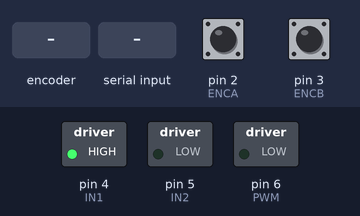
Simulated run of this sketch. Board: Arduino Uno, built with avr-gcc and run on an emulated ATmega328P. On the bench: switched loads named in the sketch (green lamp = pin HIGH). The test bench sets the inputs (shaded band); at power-on: pin 2 (ENCA) HIGH, pin 3 (ENCB) HIGH. What the sketch prints to the serial monitor is not drawn.

Above: at 1.2 s.
1.3 s: rotary encoder on pin 2 (ENCA) / pin 3 (ENCB) turned 1 step (first pin leading)
At 2.1 s:
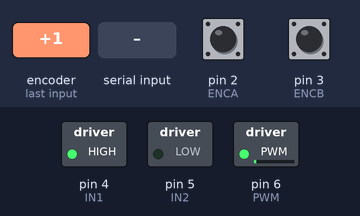
4.5 s: "90,45\n" received over Serial
7.5 s: "30,150\n" received over Serial
At 10.9 s:
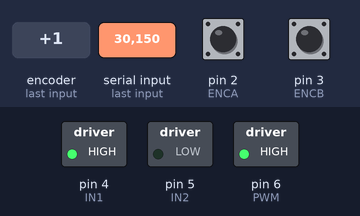
Timing chart, 0 to 12.4 s (numbered marks = the images above; inputs shaded):
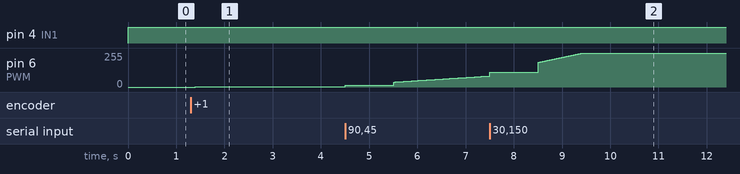

The sketch:

youtubePID.ino
```cpp
#include <util/atomic.h>

// Pins
#define ENCA 2
#define ENCB 3
#define PWM 6
#define IN1 4
#define IN2 5

// globals
long prevT = 0;
int posPrev = 0;

// Encoder ISR variables
volatile int pos_i = 0;
volatile float velocity_i = 0;
volatile long prevT_i = 0;

// Velocity filtering
float v1Filt = 0;
float v1Prev = 0;
float v2Filt = 0;
float v2Prev = 0;

// Velocity PID
float eintegral = 0;

// ===== Position control =====
long target = 0;          // Encoder ticks target
float Kp_pos = 0.05;      // Position → velocity gain
float maxRPM = 150;      // Speed limit (tune for your arm)

void setup() {
  Serial.begin(115200);

  // Immediately print initial target
  Serial.print("Target,Position\n");
  Serial.print(target);
  Serial.print(",");
  Serial.println(pos_i);


  pinMode(ENCA, INPUT);
  pinMode(ENCB, INPUT);
  pinMode(PWM, OUTPUT);
  pinMode(IN1, OUTPUT);
  pinMode(IN2, OUTPUT);

  attachInterrupt(digitalPinToInterrupt(ENCA), readEncoder, RISING);
}

void loop() {

  // Read position & velocity atomically
  int pos = 0;
  float velocity2 = 0;
  ATOMIC_BLOCK(ATOMIC_RESTORESTATE){
    pos = pos_i;
    velocity2 = velocity_i;
  }

  // Velocity method 1
  long currT = micros();
  float deltaT = ((float) (currT-prevT)) / 1.0e6;
  float velocity1 = (pos - posPrev) / deltaT;
  posPrev = pos;
  prevT = currT;

  // Convert count/s to RPM (adjust 600 if your encoder CPR is different)
  float v1 = velocity1 / 600.0 * 60.0;
  float v2 = velocity2 / 600.0 * 60.0;

  // Low-pass filter (25Hz cutoff)
  v1Filt = 0.854*v1Filt + 0.0728*v1 + 0.0728*v1Prev;
  v1Prev = v1;
  v2Filt = 0.854*v2Filt + 0.0728*v2 + 0.0728*v2Prev;
  v2Prev = v2;

  // ===== Position → Velocity target =====
  float posError = target - pos;
  float vt = Kp_pos * posError;

  if (vt > maxRPM) vt = maxRPM;
  if (vt < -maxRPM) vt = -maxRPM;

  // ===== Velocity PID (unchanged) =====
  float kp = 5;
  float ki = 10;

  float e = vt - v1Filt;
  eintegral += e * deltaT;

  float u = kp * e + ki * eintegral;

  // Motor drive
  int dir = 1;
  if (u < 0) dir = -1;

  int pwr = (int) fabs(u);
  if (pwr > 255) pwr = 255;

  setMotor(dir, pwr, PWM, IN1, IN2);

  // ===== Serial position input =====
  if (Serial.available()) {
    long newTarget = Serial.parseInt();
    if (newTarget != 0 || Serial.peek() == '\n') {
      target = newTarget;
    }
  }

  Serial.print(target);
  Serial.print(",");
  Serial.println(pos);

  delay(1);
}

// ================= Motor =================
void setMotor(int dir, int pwmVal, int pwm, int in1, int in2){
  analogWrite(pwm, pwmVal);
  if(dir == 1){
    digitalWrite(in1, HIGH);
    digitalWrite(in2, LOW);
  }
  else if(dir == -1){
    digitalWrite(in1, LOW);
    digitalWrite(in2, HIGH);
  }
  else{
    digitalWrite(in1, LOW);
    digitalWrite(in2, LOW);
  }
}

// ================= Encoder ISR =================
void readEncoder(){
  int b = digitalRead(ENCB);
  int increment = (b > 0) ? 1 : -1;
  pos_i += increment;

  long currT = micros();
  float deltaT = ((float)(currT - prevT_i)) / 1.0e6;
  velocity_i = increment / deltaT;
  prevT_i = currT;
}
```

Measured:
- after the input at 1.3 s, pin 6 (PWM): 0/255 → 1/255 after 0.09 s, → 2/255 1.5 s later
